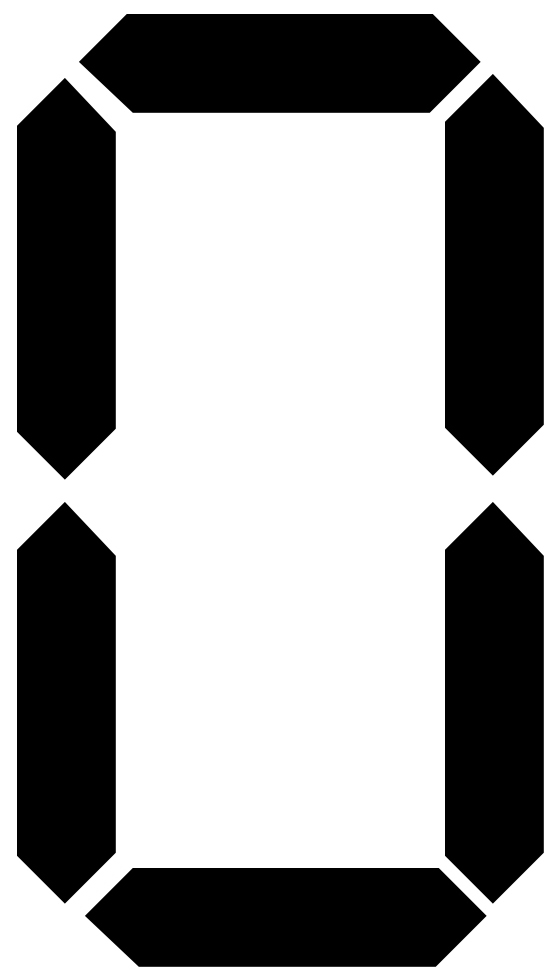
#> input picture dmr/templates/0/0.jpg, 560 x 980 px
$ python -i img_pretreat.py   (imports and definitions only)
#> lines starting #> are read from the running program, lines starting #| are printed output that depends on the picture; after the words box and inside, x2 and y2 are one past the last pixel; in counts of white or black regions, pixels touching at a corner belong together
#> further down, picture is the input picture: shape (980, 560, 3); min 0, max 255, mean 158.2
#!/usr/bin/env python
# -*- coding: utf-8 -*-
# @Author  : Wang Jun
# @Contact: wangjun@tsingcon.com
# @Date  : 2018/1/10
# @Desc  :
import cv2
import numpy as np
import matplotlib.pyplot as plt


def pre_one_img(img_in):
    threshold_img = img_in.copy()
    threshold_img = cv2.cvtColor(threshold_img, cv2.COLOR_BGR2GRAY)
    kernel = np.ones((3, 1), np.uint8)
    threshold_img = cv2.bilateralFilter(threshold_img, 9, 75, 75)

    threshold_img = cv2.adaptiveThreshold(threshold_img, 255, cv2.ADAPTIVE_THRESH_GAUSSIAN_C, cv2.THRESH_BINARY, 15, 2)
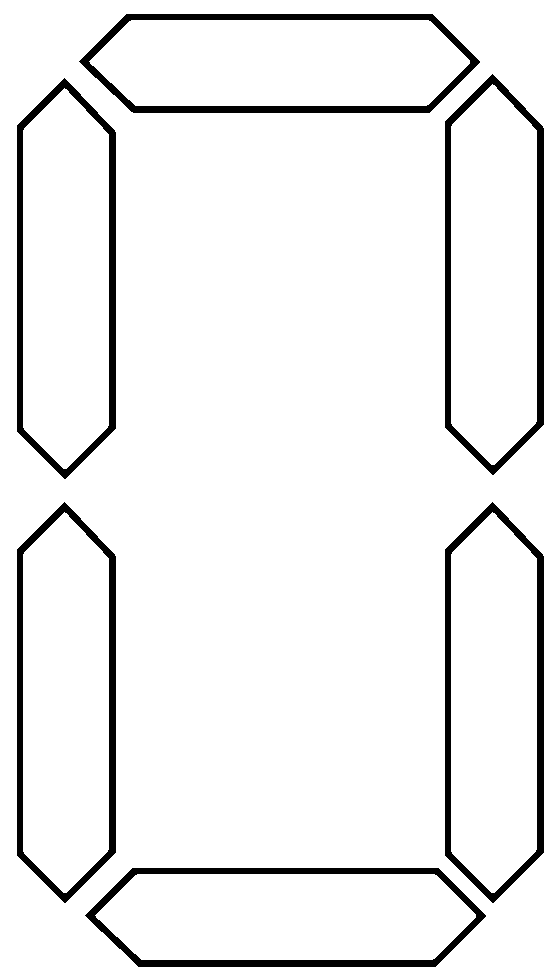
#> threshold_img: shape (980, 560); 93.9% white; 6 black regions, box (x1, y1, x2, y2) and area: (85, 868, 486, 967) 5626, (79, 14, 480, 113) 5625, (17, 78, 116, 479) 5625, (17, 502, 116, 903) 5625, (445, 502, 544, 903) 5625, (445, 74, 544, 475) 5624

    threshold_img = cv2.erode(threshold_img, kernel, iterations=4)
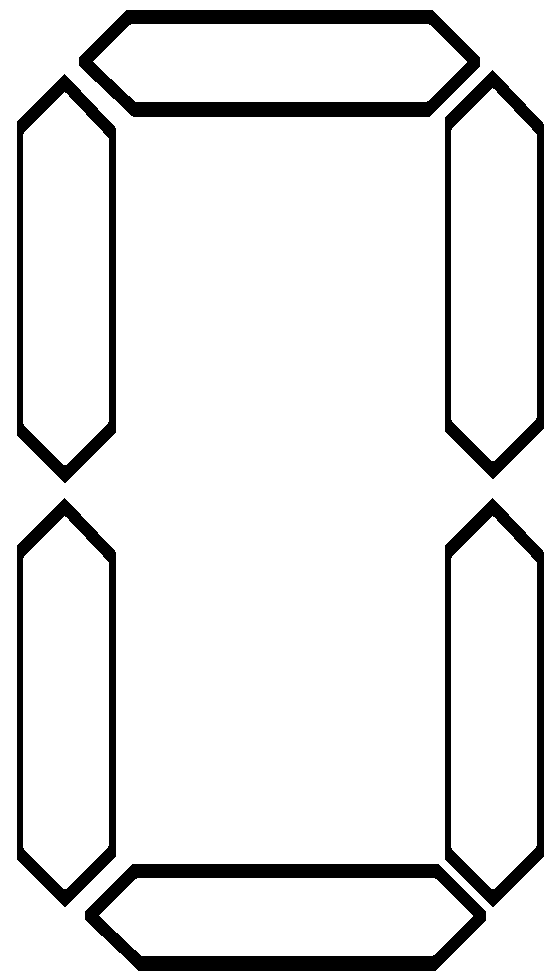
#> threshold_img: shape (980, 560); 90.5% white; 6 black regions, box (x1, y1, x2, y2) and area: (85, 864, 486, 971) 11863, (79, 10, 480, 117) 11862, (17, 74, 116, 483) 7105, (17, 498, 116, 907) 7105, (445, 498, 544, 907) 7105, (445, 70, 544, 479) 7104
    threshold_img = cv2.dilate(threshold_img, kernel, iterations=2)
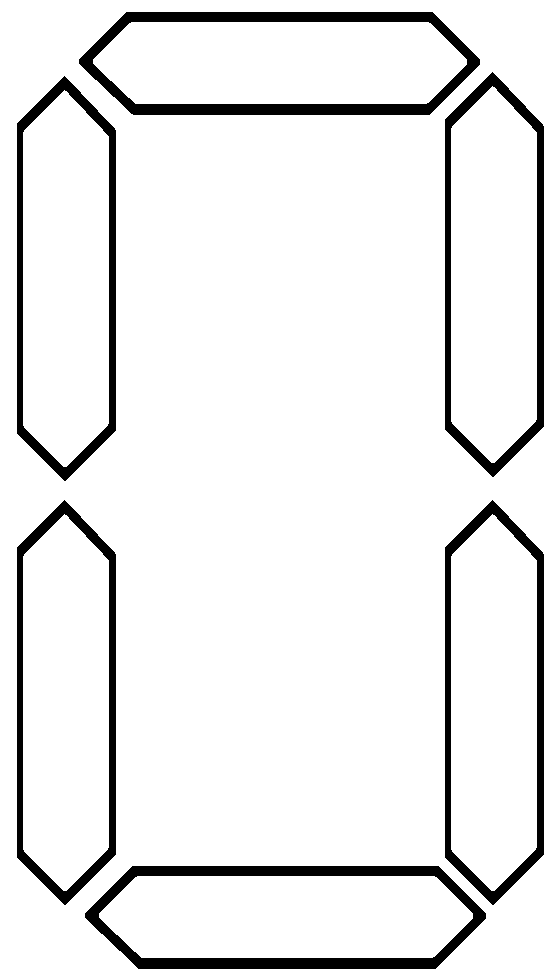
#> threshold_img: shape (980, 560); 92.2% white; 6 black regions, box (x1, y1, x2, y2) and area: (85, 866, 486, 969) 8763, (79, 12, 480, 115) 8762, (17, 76, 116, 481) 6365, (17, 500, 116, 905) 6365, (445, 500, 544, 905) 6365, (445, 72, 544, 477) 6364
    threshold_img = 255 - threshold_img
    return threshold_img


def plt_img(figure_index, img):
    plt.figure(figure_index)
    plt.imshow(img)
    plt.xticks([]), plt.yticks([])
    plt.show()


def img2bin(img_in, erode_param=None, show_img=False):
    threshold_img = img_in.copy()
    threshold_img = cv2.cvtColor(threshold_img, cv2.COLOR_BGR2GRAY)

    threshold_img = cv2.bilateralFilter(threshold_img, 7, 75, 75)

    threshold_img = cv2.adaptiveThreshold(threshold_img, 255, cv2.ADAPTIVE_THRESH_GAUSSIAN_C, cv2.THRESH_BINARY, 15, 2)
    if erode_param is not None:
        kernel = np.ones((erode_param[0], erode_param[1]), np.uint8)
        threshold_img = cv2.erode(threshold_img, kernel, iterations=erode_param[2])
        threshold_img = cv2.dilate(threshold_img, kernel, iterations=erode_param[3])
    if show_img:
        plt_img(0, threshold_img)

    return threshold_img

>>> import cv2
>>> picture = cv2.imread('templates/0/0.jpg')
>>> result = pre_one_img(picture)
